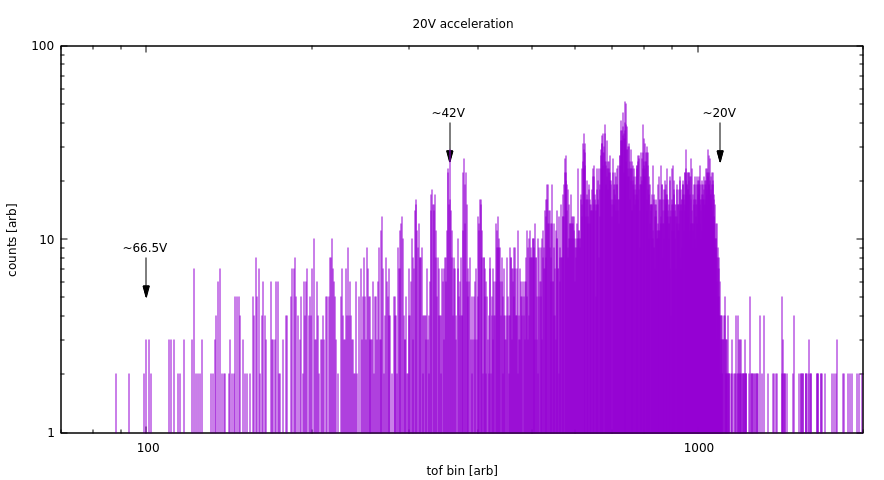

Recreate this plot in gnuplot.
#!/usr/bin/gnuplot -persist
#
#    
#    	G N U P L O T
#    	Version 5.2 patchlevel 6    last modified 2019-01-01 
#    
#    	Copyright (C) 1986-1993, 1998, 2004, 2007-2018
#    	Thomas Williams, Colin Kelley and many others
#    
#    	gnuplot home:     http://www.gnuplot.info
#    	faq, bugs, etc:   type "help FAQ"
#    	immediate help:   type "help"  (plot window: hit 'h')
# set terminal qt 0 font "Sans,9"
# set output
unset clip points
set clip one
unset clip two
set errorbars front 1.000000 
set border 31 front lt black linewidth 1.000 dashtype solid
set zdata 
set ydata 
set xdata 
set y2data 
set x2data 
set boxwidth
set style fill  empty border
set style rectangle back fc  bgnd fillstyle   solid 1.00 border lt -1
set style circle radius graph 0.02 
set style ellipse size graph 0.05, 0.03 angle 0 units xy
set dummy x, y
set format x "% h" 
set format y "% h" 
set format x2 "% h" 
set format y2 "% h" 
set format z "% h" 
set format cb "% h" 
set format r "% h" 
set ttics format "% h"
set timefmt "%d/%m/%y,%H:%M"
set angles radians
set tics back
unset grid
unset raxis
set theta counterclockwise right
set style parallel front  lt black linewidth 2.000 dashtype solid
set key title "" center
set key fixed right top vertical Right noreverse enhanced autotitle nobox
set key noinvert samplen 4 spacing 1 width 0 height 0 
set key maxcolumns 0 maxrows 0
set key noopaque
unset label
set label 1 "\\~20V" at 1100.00, 45.0000, 0.00000 center norotate back nopoint
set label 2 "\\~42V" at 355.000, 45.0000, 0.00000 center norotate back nopoint
set label 3 "\\~66.5V" at 100.000, 9.00000, 0.00000 center norotate back nopoint
unset arrow
set arrow 1 from 1100.00, 40.0000, 0.00000 to 1100.00, 25.0000, 0.00000 head back filled linewidth 1.000 dashtype solid
set arrow 2 from 355.000, 40.0000, 0.00000 to 355.000, 25.0000, 0.00000 head back filled linewidth 1.000 dashtype solid
set arrow 3 from 100.000, 8.00000, 0.00000 to 100.000, 5.00000, 0.00000 head back filled linewidth 1.000 dashtype solid
set style increment default
unset style line
unset style arrow
set style histogram clustered gap 2 title textcolor lt -1
unset object
set style textbox transparent margins  1.0,  1.0 border  lt -1 linewidth  1.0
set offsets 0, 0, 0, 0
set pointsize 1
set pointintervalbox 1
set encoding default
unset polar
unset parametric
unset decimalsign
unset micro
unset minussign
set view 60, 30, 1, 1
set view azimuth 0
set rgbmax 255
set samples 100, 100
set isosamples 10, 10
set surface 
unset contour
set cntrlabel  format '%8.3g' font '' start 5 interval 20
set mapping cartesian
set datafile separator whitespace
unset hidden3d
set cntrparam order 4
set cntrparam linear
set cntrparam levels auto 5 unsorted
set cntrparam firstlinetype 0
set cntrparam points 5
set size ratio 0 1,1
set origin 0,0
set style data impulses
set style function lines
unset xzeroaxis
unset yzeroaxis
unset zzeroaxis
unset x2zeroaxis
unset y2zeroaxis
set xyplane relative 0.5
set tics scale  1, 0.5, 1, 1, 1
set mxtics default
set mytics default
set mztics default
set mx2tics default
set my2tics default
set mcbtics default
set mrtics default
set nomttics
set xtics border in scale 1,0.5 mirror norotate  autojustify
set xtics  norangelimit logscale autofreq 
set ytics border in scale 1,0.5 mirror norotate  autojustify
set ytics  norangelimit logscale autofreq 
set ztics border in scale 1,0.5 nomirror norotate  autojustify
set ztics  norangelimit autofreq 
unset x2tics
unset y2tics
set cbtics border in scale 1,0.5 mirror norotate  autojustify
set cbtics  norangelimit autofreq 
set rtics axis in scale 1,0.5 nomirror norotate  autojustify
set rtics  norangelimit autofreq 
unset ttics
set title "20V acceleration" 
set title  font "" norotate
set timestamp bottom 
set timestamp "" 
set timestamp  font "" norotate
set trange [ * : * ] noreverse nowriteback
set urange [ * : * ] noreverse nowriteback
set vrange [ * : * ] noreverse nowriteback
set xlabel "tof bin [arb]" 
set xlabel  font "" textcolor lt -1 norotate
set x2label "" 
set x2label  font "" textcolor lt -1 norotate
set xrange [ 70.0000 : 2000.00 ] noreverse writeback
set x2range [ * : * ] noreverse writeback
set ylabel "counts [arb]" 
set ylabel  font "" textcolor lt -1 rotate
set y2label "" 
set y2label  font "" textcolor lt -1 rotate
set yrange [ * : * ] noreverse writeback
set y2range [ * : * ] noreverse writeback
set zlabel "" 
set zlabel  font "" textcolor lt -1 norotate
set zrange [ * : * ] noreverse writeback
set cblabel "" 
set cblabel  font "" textcolor lt -1 rotate
set cbrange [ * : * ] noreverse writeback
set rlabel "" 
set rlabel  font "" textcolor lt -1 norotate
set rrange [ * : * ] noreverse writeback
unset logscale
set logscale y 10
set logscale x 10
unset jitter
set zero 1e-08
set lmargin  -1
set bmargin  -1
set rmargin  -1
set tmargin  -1
set locale "en_US.UTF-8"
set pm3d explicit at s
set pm3d scansautomatic
set pm3d interpolate 1,1 flush begin noftriangles noborder corners2color mean
set pm3d nolighting
set palette positive nops_allcF maxcolors 0 gamma 1.5 color model RGB 
set palette rgbformulae 7, 5, 15
set colorbox default
set colorbox vertical origin screen 0.9, 0.2 size screen 0.05, 0.6 front  noinvert bdefault
set style boxplot candles range  1.50 outliers pt 7 separation 1 labels auto unsorted
set loadpath 
set fontpath 
set psdir
set fit brief errorvariables nocovariancevariables errorscaling prescale nowrap v5
GNUTERM = "qt"
hist_20V = "/nvme/03162020/03_16_2020_ZJL4g+_20Vacc/C1--ATI_attempt_20V_03_16_2020--.hist"
hist_30V = "/nvme/03162020/03_16_2020_CX60_6013E-S+/C1--ATI_attempt_03_16_2020--.hist"
## Last datafile plotted: "/nvme/03162020/03_16_2020_ZJL4g+_20Vacc/C1--ATI_attempt_20V_03_16_2020--.hist"
plot hist_20V u ($0-1e3):1 notitle
#    EOF
